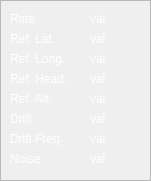
    <widget class="QFrame" name="frame_4">
     <property name="geometry">
      <rect>
       <x>350</x>
       <y>320</y>
       <width>151</width>
       <height>181</height>
      </rect>
     </property>
     <property name="frameShape">
      <enum>QFrame::StyledPanel</enum>
     </property>
     <property name="frameShadow">
      <enum>QFrame::Raised</enum>
     </property>
     <widget class="QLabel" name="label_23">
      <property name="geometry">
       <rect>
        <x>10</x>
        <y>30</y>
        <width>61</width>
        <height>17</height>
       </rect>
      </property>
      <property name="styleSheet">
       <string notr="true">color: rgb(255, 255, 255);</string>
      </property>
      <property name="text">
       <string>Ref. Lat.</string>
      </property>
     </widget>
     <widget class="QLabel" name="label_22">
      <property name="geometry">
       <rect>
        <x>10</x>
        <y>10</y>
        <width>61</width>
        <height>17</height>
       </rect>
      </property>
      <property name="styleSheet">
       <string notr="true">color: rgb(255, 255, 255);</string>
      </property>
      <property name="text">
       <string>Rate</string>
      </property>
     </widget>
     <widget class="QLabel" name="label_24">
      <property name="geometry">
       <rect>
        <x>10</x>
        <y>50</y>
        <width>71</width>
        <height>17</height>
       </rect>
      </property>
      <property name="styleSheet">
       <string notr="true">color: rgb(255, 255, 255);</string>
      </property>
      <property name="text">
       <string>Ref. Long.</string>
      </property>
     </widget>
     <widget class="QLabel" name="label_26">
      <property name="geometry">
       <rect>
        <x>10</x>
        <y>70</y>
        <width>71</width>
        <height>17</height>
       </rect>
      </property>
      <property name="styleSheet">
       <string notr="true">color: rgb(255, 255, 255);</string>
      </property>
      <property name="text">
       <string>Ref. Head.</string>
      </property>
     </widget>
     <widget class="QLabel" name="gps_update_rate">
      <property name="geometry">
       <rect>
        <x>90</x>
        <y>10</y>
        <width>51</width>
        <height>17</height>
       </rect>
      </property>
      <property name="styleSheet">
       <string notr="true">color: rgb(255, 255, 255);</string>
      </property>
      <property name="text">
       <string>val</string>
      </property>
     </widget>
     <widget class="QLabel" name="gps_ref_lat">
      <property name="geometry">
       <rect>
        <x>90</x>
        <y>30</y>
        <width>51</width>
        <height>17</height>
       </rect>
      </property>
      <property name="styleSheet">
       <string notr="true">color: rgb(255, 255, 255);</string>
      </property>
      <property name="text">
       <string>val</string>
      </property>
     </widget>
     <widget class="QLabel" name="gps_ref_long">
      <property name="geometry">
       <rect>
        <x>90</x>
        <y>50</y>
        <width>51</width>
        <height>17</height>
       </rect>
      </property>
      <property name="styleSheet">
       <string notr="true">color: rgb(255, 255, 255);</string>
      </property>
      <property name="text">
       <string>val</string>
      </property>
     </widget>
     <widget class="QLabel" name="gps_ref_heading">
      <property name="geometry">
       <rect>
        <x>90</x>
        <y>70</y>
        <width>51</width>
        <height>17</height>
       </rect>
      </property>
      <property name="styleSheet">
       <string notr="true">color: rgb(255, 255, 255);</string>
      </property>
      <property name="text">
       <string>val</string>
      </property>
     </widget>
     <widget class="QLabel" name="label_49">
      <property name="geometry">
       <rect>
        <x>10</x>
        <y>110</y>
        <width>71</width>
        <height>17</height>
       </rect>
      </property>
      <property name="styleSheet">
       <string notr="true">color: rgb(255, 255, 255);</string>
      </property>
      <property name="text">
       <string>Drift</string>
      </property>
     </widget>
     <widget class="QLabel" name="label_50">
      <property name="geometry">
       <rect>
        <x>10</x>
        <y>130</y>
        <width>71</width>
        <height>17</height>
       </rect>
      </property>
      <property name="styleSheet">
       <string notr="true">color: rgb(255, 255, 255);</string>
      </property>
      <property name="text">
       <string>Drift Freq.</string>
      </property>
     </widget>
     <widget class="QLabel" name="label_51">
      <property name="geometry">
       <rect>
        <x>10</x>
        <y>150</y>
        <width>71</width>
        <height>17</height>
       </rect>
      </property>
      <property name="styleSheet">
       <string notr="true">color: rgb(255, 255, 255);</string>
      </property>
      <property name="text">
       <string>Noise</string>
      </property>
     </widget>
     <widget class="QLabel" name="gps_drift">
      <property name="geometry">
       <rect>
        <x>90</x>
        <y>110</y>
        <width>51</width>
        <height>17</height>
       </rect>
      </property>
      <property name="styleSheet">
       <string notr="true">color: rgb(255, 255, 255);</string>
      </property>
      <property name="text">
       <string>val</string>
      </property>
     </widget>
     <widget class="QLabel" name="gps_drift_freq">
      <property name="geometry">
       <rect>
        <x>90</x>
        <y>130</y>
        <width>51</width>
        <height>17</height>
       </rect>
      </property>
      <property name="styleSheet">
       <string notr="true">color: rgb(255, 255, 255);</string>
      </property>
      <property name="text">
       <string>val</string>
      </property>
     </widget>
     <widget class="QLabel" name="gps_noise">
      <property name="geometry">
       <rect>
        <x>90</x>
        <y>150</y>
        <width>51</width>
        <height>17</height>
       </rect>
      </property>
      <property name="styleSheet">
       <string notr="true">color: rgb(255, 255, 255);</string>
      </property>
      <property name="text">
       <string>val</string>
      </property>
     </widget>
     <widget class="QLabel" name="label_52">
      <property name="geometry">
       <rect>
        <x>10</x>
        <y>90</y>
        <width>71</width>
        <height>17</height>
       </rect>
      </property>
      <property name="styleSheet">
       <string notr="true">color: rgb(255, 255, 255);</string>
      </property>
      <property name="text">
       <string>Ref. Alt.</string>
      </property>
     </widget>
     <widget class="QLabel" name="gps_ref_alt">
      <property name="geometry">
       <rect>
        <x>90</x>
        <y>90</y>
        <width>51</width>
        <height>17</height>
       </rect>
      </property>
      <property name="styleSheet">
       <string notr="true">color: rgb(255, 255, 255);</string>
      </property>
      <property name="text">
       <string>val</string>
      </property>
     </widget>
    </widget>
